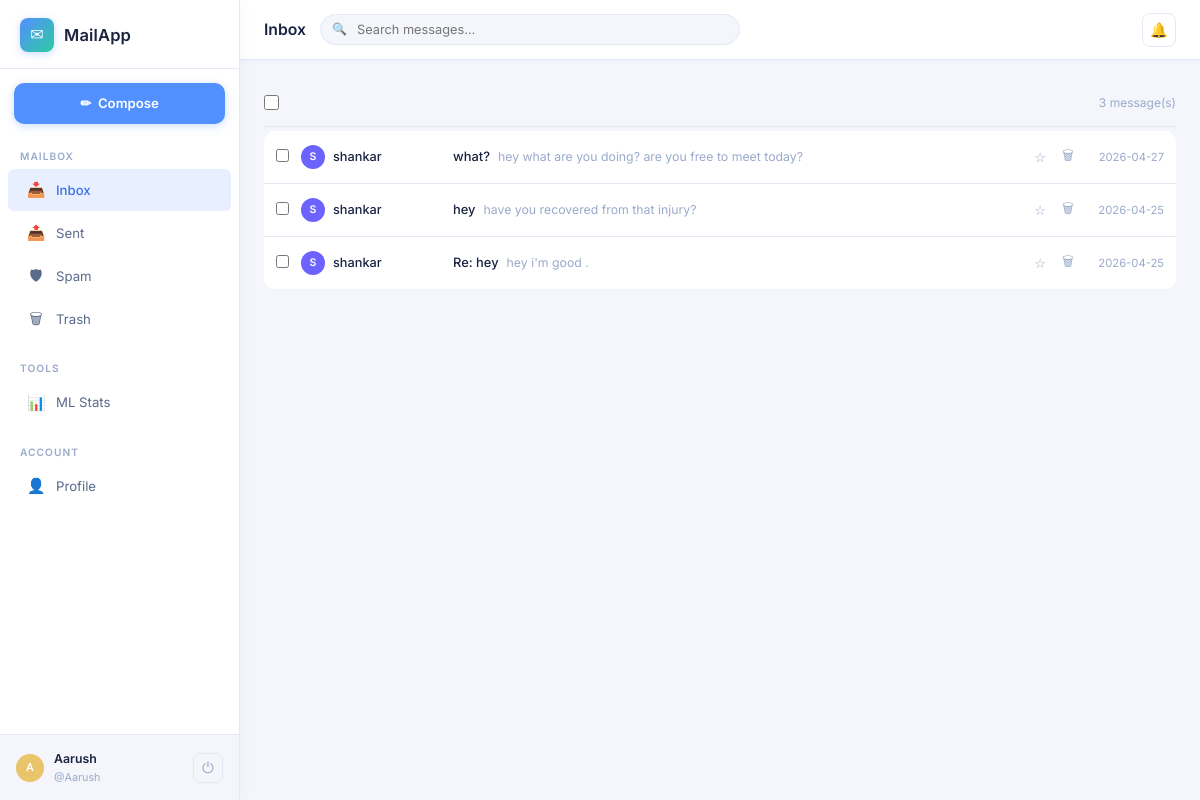
Screenshot of /inbox (signed in) with the database file from the repository.
### tables this page shows
CREATE TABLE messages (
    id                  INTEGER PRIMARY KEY AUTOINCREMENT,
    thread_id           INTEGER,
    sender_id           INTEGER NOT NULL REFERENCES users(id) ON DELETE CASCADE,
    recipient_id        INTEGER NOT NULL REFERENCES users(id) ON DELETE CASCADE,
    subject             TEXT    NOT NULL DEFAULT '(no subject)',
    body                TEXT    NOT NULL DEFAULT '',
    folder              TEXT    NOT NULL DEFAULT 'inbox',
    is_read             INTEGER NOT NULL DEFAULT 0,
    is_starred          INTEGER NOT NULL DEFAULT 0,
    attachment          TEXT,
    sent_at             DATETIME DEFAULT CURRENT_TIMESTAMP,
    deleted_at          DATETIME,
    -- ── ML moderation columns (new) ──────────────────────────────────────────
    spam_flag           INTEGER NOT NULL DEFAULT 0,
    spam_probability    REAL    NOT NULL DEFAULT 0.0,
    ham_probability     REAL    NOT NULL DEFAULT 0.0,
    spam_confidence     REAL    NOT NULL DEFAULT 0.0,
    vulgar_probability  REAL    NOT NULL DEFAULT 0.0,
    is_vulgar           INTEGER NOT NULL DEFAULT 0,
    is_blocked          INTEGER NOT NULL DEFAULT 0,
    moderation_reason   TEXT
);

CREATE TABLE users (
    id            INTEGER PRIMARY KEY AUTOINCREMENT,
    username      TEXT    NOT NULL UNIQUE COLLATE NOCASE,
    email         TEXT    NOT NULL UNIQUE COLLATE NOCASE,
    password_hash TEXT    NOT NULL,
    display_name  TEXT,
    avatar_color  TEXT    DEFAULT '#6c63ff',
    created_at    DATETIME DEFAULT CURRENT_TIMESTAMP,
    last_login    DATETIME
);

### routes/mail.py (the view)
@mail_bp.route("/inbox")
@login_required
def inbox():
    return _render_folder("inbox", session["user_id"])

### database.py (called while the page is built)
def get_db():
    if "db" not in g:
        db_path = current_app.config["DATABASE_URI"].replace("sqlite:///", "")
        g.db = sqlite3.connect(db_path, detect_types=sqlite3.PARSE_DECLTYPES)
        g.db.row_factory = sqlite3.Row          # access columns by name
        g.db.execute("PRAGMA foreign_keys = ON") # enforce FK constraints
    return g.db

### routes/mail.py (called while the page is built)
def login_required(f):
    @wraps(f)
    def decorated(*args, **kwargs):
        if "user_id" not in session:
            flash("Please log in to continue.", "info")
            return redirect(url_for("auth.login"))
        return f(*args, **kwargs)
    return decorated

def _folder_counts(user_id):
    db = get_db()
    rows = db.execute(
        """SELECT folder, COUNT(*) as cnt
           FROM messages
           WHERE recipient_id=? AND is_read=0 AND deleted_at IS NULL
             AND folder IN ('inbox','spam')
           GROUP BY folder""",
        (user_id,)
    ).fetchall()
    counts = {"inbox": 0, "sent": 0, "spam": 0, "trash": 0}
    for r in rows:
        counts[r["folder"]] = r["cnt"]
    return counts

### templates/mailbox.html (shortened to what this page needs)
{% extends "base.html" %}
{% set folder_labels = {'inbox': 'Inbox', 'sent': 'Sent', 'spam': 'Spam', 'trash': 'Trash'} %}
{% set active_folder = folder %}
{% block topbar_title %}{{ folder_labels[folder] }}{% endblock %}
{% block content %}
<form method="POST" action="{{ url_for('mail.bulk_action') }}" id="bulkForm">
  <div class="toolbar">
    <div class="toolbar-left">
      <input type="checkbox" id="selectAll" title="Select all" style="width:15px;height:15px;accent-color:var(--accent)">
    </div>
    <div class="toolbar-right">
      <span class="count-info">
        {% if q %}
          {{ total }} result(s) for "<em>{{ q }}</em>"
          &nbsp;<a href="{{ url_for('mail.' + folder) }}" class="text-muted" style="font-size:.8rem">✕ clear</a>
        {% else %}
          {{ total }} message(s)
        {% endif %}
      </span>
    </div>
  </div>
  {% if messages %}
    <div class="message-list">
      {% for msg in messages %}
        {% set is_sender = (msg.sender_id == session.user_id) %}
        {% set other_person = msg.recipient_display or msg.recipient_username if is_sender else msg.sender_display or msg.sender_username %}
        {% set other_color  = '#6c63ff' if is_sender else (msg.sender_color or '#6c63ff') %}
        <div class="message-row {% if not msg.is_read and not is_sender %}unread{% endif %} {% if msg.is_starred %}starred{% endif %}"
             style="position:relative"
             onclick="location.href='{{ url_for('mail.view_message', msg_id=msg.id) }}'">
          <div class="msg-checkbox" onclick="event.stopPropagation()">
            <input type="checkbox" name="msg_ids" value="{{ msg.id }}"
                   class="msg-check" id="chk{{ msg.id }}" />
          </div>
          <div class="msg-from">
            <div class="d-flex align-center gap-8">
              <div class="avatar-sm" style="background:{{ other_color }};width:24px;height:24px;font-size:.7rem">
                {{ other_person[0].upper() if other_person else '?' }}
              </div>
              {{ other_person or '(unknown)' }}
            </div>
          </div>
          <div class="msg-preview">
            <span class="msg-subject">
              {{ msg.subject }}
            </span>
            <span class="msg-snippet">{{ (msg.body or '')[:80] }}</span>
          </div>
          <div class="msg-icons" onclick="event.stopPropagation()">
            <form method="POST" action="{{ url_for('mail.toggle_star', msg_id=msg.id) }}" style="display:inline">
              <button class="star-btn" type="submit" title="{{ 'Unstar' if msg.is_starred else 'Star' }}">
                {{ '⭐' if msg.is_starred else '☆' }}
              </button>
            </form>
            <form method="POST" action="{{ url_for('mail.delete_message', msg_id=msg.id) }}" style="display:inline">
              <button class="icon-btn" type="submit" title="{{ 'Delete permanently' if folder == 'trash' else 'Move to trash' }}"
                      {% if folder == 'trash' %}onclick="return confirm('Permanently delete this message?')"{% endif %}>
                🗑
              </button>
            </form>
          </div>
          <div class="msg-time">
            {{ msg.sent_at[:10] if msg.sent_at else '' }}
          </div>
        </div>
      {% endfor %}
    </div>
  {% endif %}
</form>
{% endblock %}

### static/css/style.css (style rules this page uses)
:root { --bg-base: #f4f6fb; --bg-surface: #ffffff; --bg-elevated: #f0f3fa; --bg-hover: #eef1f8; --border-color: #e2e8f4; --border-accent: rgba(82,143,255,.3); --text-primary: #1a2340; --text-secondary: #5a6a8a; --text-muted: #9aaacb; --accent: #528fff; --accent-light: #e8f0ff; --accent-dark: #3a72e8; --teal: #2ecba1; --teal-light: #e6faf5; --danger: #ef4444; --danger-light: #fee8e8; --warning: #f59e0b; --warning-light: #fef3c7; --success: #22c55e; --success-light: #dcfce7; --radius: 10px; --radius-sm: 6px; --shadow: 0 2px 12px rgba(80,100,160,.08); --shadow-md: 0 4px 20px rgba(80,100,160,.12); --sidebar-width: 240px; --topbar-height: 60px; --surface: #ffffff; --font-body: 'Inter', system-ui, sans-serif; --transition: all .16s ease; }
*, *::before, *::after { box-sizing: border-box; margin: 0; padding: 0; }
html { font-size: 15px; }
body { font-family: var(--font-body); background: var(--bg-base); color: var(--text-primary); min-height: 100vh; line-height: 1.6; -webkit-font-smoothing: antialiased; }
input, textarea, select, button { font-family: inherit; }
.toolbar { display: flex; align-items: center; gap: 12px; padding: 10px 0 12px; border-bottom: 1px solid var(--border-color); margin-bottom: 4px; }
.toolbar-left { display: flex; align-items: center; gap: 10px; }
.toolbar-right { margin-left: auto; }
.count-info { font-size: .8rem; color: var(--text-muted); }
.message-list { display: flex; flex-direction: column; }
.message-row { display: flex; align-items: center; gap: 12px; padding: 11px 12px; border-bottom: 1px solid var(--border-color); cursor: pointer; transition: var(--transition); position: relative; border-radius: 0; background: var(--bg-surface); }
.message-row:first-child { border-radius: var(--radius) var(--radius) 0 0; }
.message-row:last-child { border-bottom: none; border-radius: 0 0 var(--radius) var(--radius); }
.msg-checkbox { flex-shrink: 0; }
.msg-checkbox input { accent-color: var(--accent); }
.msg-from { min-width: 140px; max-width: 160px; font-size: .85rem; font-weight: 500; color: var(--text-primary); white-space: nowrap; overflow: hidden; text-overflow: ellipsis; }
.msg-preview { flex: 1; min-width: 0; display: flex; align-items: center; gap: 8px; overflow: hidden; }
.msg-subject { font-size: .86rem; font-weight: 500; color: var(--text-primary); white-space: nowrap; overflow: hidden; text-overflow: ellipsis; max-width: 280px; flex-shrink: 0; }
.msg-snippet { font-size: .82rem; color: var(--text-muted); white-space: nowrap; overflow: hidden; text-overflow: ellipsis; }
.msg-icons { display: flex; align-items: center; gap: 4px; flex-shrink: 0; }
.star-btn, .icon-btn { background: none; border: none; cursor: pointer; padding: 4px 6px; border-radius: 4px; font-size: .88rem; color: var(--text-muted); transition: var(--transition); }
.msg-time { font-size: .75rem; color: var(--text-muted); white-space: nowrap; flex-shrink: 0; min-width: 72px; text-align: right; }
.avatar-sm { width: 28px; height: 28px; border-radius: 50%; display: flex; align-items: center; justify-content: center; color: #fff; font-size: .72rem; font-weight: 600; flex-shrink: 0; }
.d-flex { display: flex; }
.align-center { align-items: center; }
.gap-8 { gap: 8px; }

### rows the page displays
messages: subject "what?", body "hey what are you doing? are you free to meet today?", is_starred "☆", sent_at "2026-04-27"
users: display_name "S", display_name "shankar"
messages: subject "hey", body "have you recovered from that injury?", is_starred "☆", sent_at "2026-04-25"
messages: subject "Re: hey", body "hey i'm good .", is_starred "☆", sent_at "2026-04-25"

### other values shown
{{ session.get('display_name') or session.get('username') }} "Aarush"
{{ session.get('username') }} "Aarush"
{{ folder_labels[folder] }} "Inbox"
{{ total }} "3"
